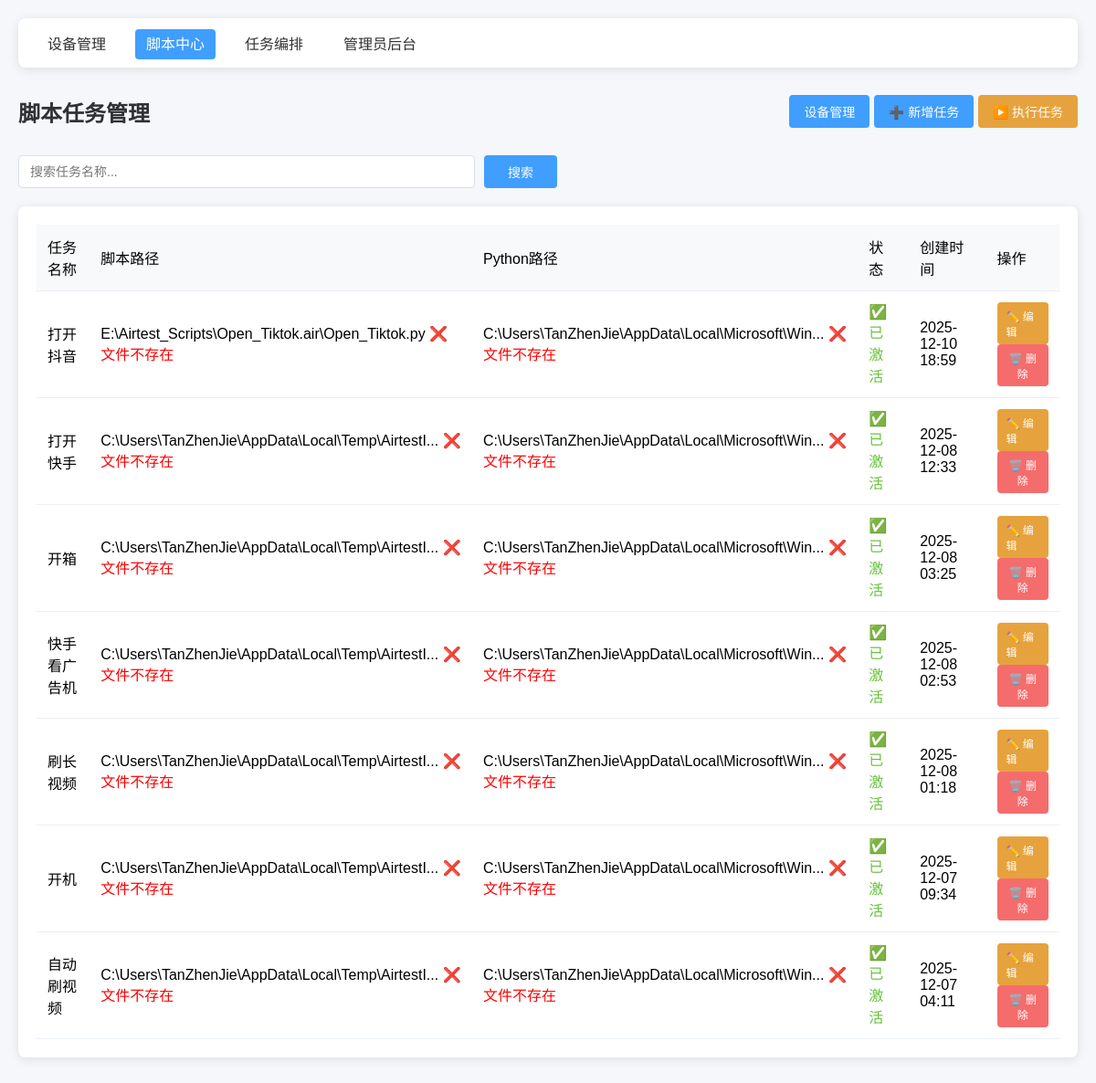
The app's page /script/ with its own data.
### script_center/models.py (models this page shows, shortened)
class ScriptTask(models.Model):
    TASK_STATUS = (
        ("draft", "草稿"),
        ("active", "已激活"),
        ("disabled", "已禁用"),
    )
    task_name = models.CharField("任务名称", max_length=100, unique=True, help_text="如：自动化测试任务1")
    task_desc = models.TextField("任务描述", blank=True, null=True, help_text="任务详细说明")
    python_path = models.CharField("Python解释器路径", max_length=500,
                                  default=r"C:\Users\TanZhenJie\AppData\Local\Microsoft\WindowsApps\python3.11.exe",
                                  help_text="Python.exe的完整路径")
    script_path = models.CharField("脚本文件路径", max_length=500,
                                  help_text="如：C:\\test\\test4.py（指向.py文件）")
    airtest_mode = models.BooleanField("是否使用Airtest模式", default=False,
                                      help_text="勾选则用airtest run方式执行")
    log_path = models.CharField("日志保存路径", max_length=500, blank=True, null=True,
                               default="./logs", help_text="脚本执行日志保存路径")
    status = models.CharField("任务状态", max_length=20, choices=TASK_STATUS, default="active")
    create_time = models.DateTimeField("创建时间", default=timezone.now)
    update_time = models.DateTimeField("更新时间", auto_now=True)
    class Meta:
        verbose_name = "脚本任务"
        verbose_name_plural = "脚本任务管理"
        ordering = ["-create_time"]
    def is_script_exists(self):
        import os
        return os.path.exists(self.script_path)
    def is_python_exists(self):
        import os
        return os.path.exists(self.python_path)

### script_center/views.py (the view)
# urls.py: path("", views.TaskListView.as_view(), name="task_list"),
class TaskListView(View):
    def get(self, request):
        search_query = request.GET.get('search', '').strip()
        tasks_query = ScriptTask.objects.all()
        if search_query:
            tasks_query = tasks_query.filter(task_name__icontains=search_query)
        tasks = tasks_query
        context = {
            "page_title": "脚本任务管理",
            "tasks": tasks,
            "search_query": search_query  # 传递搜索关键词到模板
        }
        return render(request, "script_center/task_list.html", context)

### script_center/templates/script_center/task_list.html (shortened to what this page needs)
{% extends 'base.html' %}
{% load static %}
{% block page_header %}
<div class="page-header">
    <h1>{{ page_title }}</h1>
    <div>
        <a href="{% url 'adb_manager:index' %}" class="btn btn-primary">设备管理</a>
        <a href="{% url 'script_center:task_add' %}" class="btn btn-primary">➕ 新增任务</a>
        <a href="{% url 'script_center:execute_task' %}" class="btn btn-warning">▶️ 执行任务</a>
    </div>
</div>
<div class="search-container">
    <form method="get" action="{% url 'script_center:task_list' %}" style="width: 100%; display: flex; gap: 10px;">
        <input type="text"
               name="search"
               class="search-input"
               placeholder="搜索任务名称..."
               value="{{ search_query|default:'' }}">
        <button type="submit" class="btn btn-primary" style="min-width: 80px;">
            搜索
        </button>
    </form>
</div>
{% endblock %}
{% block content %}
    <div class="card">
        <table>
            <thead>
                <tr>
                    <th>任务名称</th>
                    <th>脚本路径</th>
                    <th>Python路径</th>
                    <th>状态</th>
                    <th>创建时间</th>
                    <th>操作</th>
                </tr>
            </thead>
            <tbody>
                {% for task in tasks %}
                <tr>
                    <td>{{ task.task_name }}</td>
                    <td title="{{ task.script_path }}">
                        {{ task.script_path|truncatechars:50 }}
                        {% if not task.is_script_exists %}
                            <span style="color: red;">❌ 文件不存在</span>
                        {% endif %}
                    </td>
                    <td title="{{ task.python_path }}">
                        {{ task.python_path|truncatechars:50 }}
                        {% if not task.is_python_exists %}
                            <span style="color: red;">❌ 文件不存在</span>
                        {% endif %}
                    </td>
                    <td>
                        {% if task.status == 'active' %}
                            <span class="status-active">✅ 已激活</span>
                        {% elif task.status == 'disabled' %}
                            <span class="status-disabled">❌ 已禁用</span>
                        {% else %}
                            <span class="status-draft">📝 草稿</span>
                        {% endif %}
                    </td>
                    <td>{{ task.create_time|date:"Y-m-d H:i" }}</td>
                    <td>
                        <a href="{% url 'script_center:task_edit' task.id %}" class="btn btn-warning btn-small">✏️ 编辑</a>
                        <form method="POST" action="{% url 'script_center:task_delete' task.id %}" style="display: inline;"
                              onsubmit="return confirm('确定删除任务【{{ task.task_name }}】吗？');">
                            <button type="submit" class="btn btn-danger btn-small">🗑️ 删除</button>
                        </form>
                    </td>
                </tr>
                {% empty %}
                <tr>
                    <td colspan="6" class="empty-data-cell">暂无任务数据，请点击"新增任务"创建</td>
                </tr>
                {% endfor %}
            </tbody>
        </table>
    </div>
{% endblock %}

### templates/base.html (style rules this page uses)
* { margin: 0; padding: 0; box-sizing: border-box; }
body { padding: 20px; background-color: #f5f7fa; font-family: "Microsoft YaHei", sans-serif; }
.btn { padding: 8px 16px; border: none; border-radius: 4px; cursor: pointer; font-size: 14px; text-decoration: none; display: inline-block; transition: background-color 0.2s; }
.btn-primary { background-color: #409eff; color: #fff; }
.btn-danger { background-color: #f56c6c; color: #fff; }
.btn-warning { background-color: #e6a23c; color: #fff; }
.page-header { margin-bottom: 30px; display: flex; justify-content: space-between; align-items: center; }
.page-header h1 { color: #303133; font-size: 24px; }
.card { background-color: #fff; border-radius: 8px; box-shadow: 0 2px 12px 0 rgba(0, 0, 0, 0.1); padding: 20px; margin-bottom: 20px; }
table { width: 100%; border-collapse: collapse; }
th, td { padding: 12px; text-align: left; border-bottom: 1px solid #ebeef5; }
th { background-color: #f8f9fa; font-weight: 500; }

### script_center/templates/script_center/task_list.html (style rules this page uses)
.status-active { color: #67c23a; }
.btn-small { padding: 6px 10px; font-size: 12px; }
.search-container { margin-bottom: 20px; display: flex; gap: 10px; align-items: center; width: 100%; flex-wrap: nowrap; }
.search-input { flex: 1; max-width: 500px; padding: 8px 12px; border: 1px solid #dcdfe6; border-radius: 4px; font-size: 14px; min-height: 36px; }
.search-container .btn { min-width: 80px; height: 36px; display: inline-flex; align-items: center; justify-content: center; }

### records on screen
ScriptTask: task_name "打开抖音", script_path "E:\\Airtest_Scripts\\Open_Tiktok.air\\Open_Tiktok.py", shows "❌ 文件不存在", python_path "C:\\Users\\TanZhenJie\\AppData\\Local\\Microsoft\\Win...", status "✅ 已激活", create_time "2025-12-10 18:59"
ScriptTask: task_name "打开快手", script_path "C:\\Users\\TanZhenJie\\AppData\\Local\\Temp\\AirtestI...", shows "❌ 文件不存在", python_path "C:\\Users\\TanZhenJie\\AppData\\Local\\Microsoft\\Win...", status "✅ 已激活", create_time "2025-12-08 12:33"
ScriptTask: task_name "开箱", script_path "C:\\Users\\TanZhenJie\\AppData\\Local\\Temp\\AirtestI...", shows "❌ 文件不存在", python_path "C:\\Users\\TanZhenJie\\AppData\\Local\\Microsoft\\Win...", status "✅ 已激活", create_time "2025-12-08 03:25"
ScriptTask: task_name "快手看广告机", script_path "C:\\Users\\TanZhenJie\\AppData\\Local\\Temp\\AirtestI...", shows "❌ 文件不存在", python_path "C:\\Users\\TanZhenJie\\AppData\\Local\\Microsoft\\Win...", status "✅ 已激活", create_time "2025-12-08 02:53"
ScriptTask: task_name "刷长视频", script_path "C:\\Users\\TanZhenJie\\AppData\\Local\\Temp\\AirtestI...", shows "❌ 文件不存在", python_path "C:\\Users\\TanZhenJie\\AppData\\Local\\Microsoft\\Win...", status "✅ 已激活", create_time "2025-12-08 01:18"
ScriptTask: task_name "开机", script_path "C:\\Users\\TanZhenJie\\AppData\\Local\\Temp\\AirtestI...", shows "❌ 文件不存在", python_path "C:\\Users\\TanZhenJie\\AppData\\Local\\Microsoft\\Win...", status "✅ 已激活", create_time "2025-12-07 09:34"
ScriptTask: task_name "自动刷视频", script_path "C:\\Users\\TanZhenJie\\AppData\\Local\\Temp\\AirtestI...", shows "❌ 文件不存在", python_path "C:\\Users\\TanZhenJie\\AppData\\Local\\Microsoft\\Win...", status "✅ 已激活", create_time "2025-12-07 04:11"

### other values on screen
{{ page_title }} "脚本任务管理"
